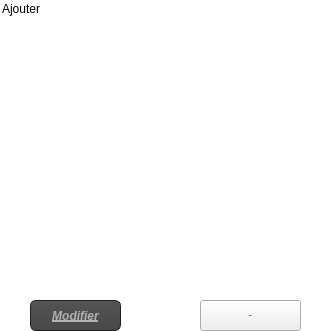
    <widget class="QGroupBox" name="groupBox_6">
     <property name="geometry">
      <rect>
       <x>10</x>
       <y>40</y>
       <width>331</width>
       <height>331</height>
      </rect>
     </property>
     <property name="styleSheet">
      <string notr="true">QGroupBox {
    background: transparent; /* Makes the background invisible */
    border: none; /* Removes the border */
}
</string>
     </property>
     <property name="title">
      <string>Ajouter</string>
     </property>
     <widget class="QLabel" name="label_id_2">
      <property name="geometry">
       <rect>
        <x>0</x>
        <y>30</y>
        <width>71</width>
        <height>21</height>
       </rect>
      </property>
      <property name="font">
       <font>
        <pointsize>11</pointsize>
        <weight>75</weight>
        <bold>true</bold>
       </font>
      </property>
      <property name="styleSheet">
       <string notr="true">QLabel {
    background: transparent; /* Makes the background invisible */
    border: none; /* Removes the border */
}
</string>
      </property>
      <property name="text">
       <string>&lt;html&gt;&lt;head/&gt;&lt;body&gt;&lt;p&gt;&lt;span style=&quot; text-decoration: underline; color:#ffffff;&quot;&gt;ID&lt;/span&gt;&lt;/p&gt;&lt;/body&gt;&lt;/html&gt;</string>
      </property>
     </widget>
     <widget class="QLabel" name="label_description">
      <property name="geometry">
       <rect>
        <x>0</x>
        <y>100</y>
        <width>111</width>
        <height>21</height>
       </rect>
      </property>
      <property name="font">
       <font>
        <pointsize>11</pointsize>
        <weight>75</weight>
        <bold>true</bold>
       </font>
      </property>
      <property name="styleSheet">
       <string notr="true">QLabel {
    background: transparent; /* Makes the background invisible */
    border: none; /* Removes the border */
}
</string>
      </property>
      <property name="text">
       <string>&lt;html&gt;&lt;head/&gt;&lt;body&gt;&lt;p&gt;&lt;span style=&quot; text-decoration: underline; color:#ffffff;&quot;&gt;Description&lt;/span&gt;&lt;/p&gt;&lt;/body&gt;&lt;/html&gt;</string>
      </property>
     </widget>
     <widget class="QLabel" name="label_nom_6">
      <property name="geometry">
       <rect>
        <x>0</x>
        <y>70</y>
        <width>71</width>
        <height>21</height>
       </rect>
      </property>
      <property name="font">
       <font>
        <pointsize>11</pointsize>
        <weight>75</weight>
        <bold>true</bold>
       </font>
      </property>
      <property name="styleSheet">
       <string notr="true">QLabel {
    background: transparent; /* Makes the background invisible */
    border: none; /* Removes the border */
}
</string>
      </property>
      <property name="text">
       <string>&lt;html&gt;&lt;head/&gt;&lt;body&gt;&lt;p&gt;&lt;span style=&quot; text-decoration: underline; color:#ffffff;&quot;&gt;Nom&lt;/span&gt;&lt;/p&gt;&lt;/body&gt;&lt;/html&gt;</string>
      </property>
     </widget>
     <widget class="QLineEdit" name="lineEdit_description">
      <property name="geometry">
       <rect>
        <x>120</x>
        <y>100</y>
        <width>161</width>
        <height>20</height>
       </rect>
      </property>
      <property name="styleSheet">
       <string notr="true">QLineEdit{
    background-color: white;
    box-shadow: 2px 0.5px 5px 1px inset black;
    border-radius: 5px;
    width: 70%;
    padding-right: 10px;
    padding-left: 10px;
    text-align: left;
    color: #000;
    font-size:inherit;
    font-family: Arial, Helvetica, sans-serif;  
    font-weight:normal;
    font-variant:normal;
}
QLineEdit::hover{  color: black ;
background-color:orange;}
QLineEdit::focus{  color: black ;
background-color:white;}</string>
      </property>
     </widget>
     <widget class="QLineEdit" name="lineEdit_nom_2">
      <property name="geometry">
       <rect>
        <x>120</x>
        <y>70</y>
        <width>113</width>
        <height>20</height>
       </rect>
      </property>
      <property name="styleSheet">
       <string notr="true">QLineEdit{
    background-color: white;
    box-shadow: 2px 0.5px 5px 1px inset black;
    border-radius: 5px;
    width: 70%;
    padding-right: 10px;
    padding-left: 10px;
    text-align: left;
    color: #000;
    font-size:inherit;
    font-family: Arial, Helvetica, sans-serif;  
    font-weight:normal;
    font-variant:normal;
}
QLineEdit::hover{  color: black ;
background-color:orange;}
QLineEdit::focus{  color: black ;
background-color:white;}</string>
      </property>
     </widget>
     <widget class="QLabel" name="label_prix">
      <property name="geometry">
       <rect>
        <x>0</x>
        <y>140</y>
        <width>81</width>
        <height>21</height>
       </rect>
      </property>
      <property name="font">
       <font>
        <pointsize>11</pointsize>
        <weight>75</weight>
        <bold>true</bold>
       </font>
      </property>
      <property name="styleSheet">
       <string notr="true">QLabel {
    background: transparent; /* Makes the background invisible */
    border: none; /* Removes the border */
}
</string>
      </property>
      <property name="text">
       <string>&lt;html&gt;&lt;head/&gt;&lt;body&gt;&lt;p&gt;&lt;span style=&quot; text-decoration: underline; color:#ffffff;&quot;&gt;Prix&lt;/span&gt;&lt;/p&gt;&lt;/body&gt;&lt;/html&gt;</string>
      </property>
     </widget>
     <widget class="QLineEdit" name="lineEdit_prix">
      <property name="geometry">
       <rect>
        <x>120</x>
        <y>140</y>
        <width>113</width>
        <height>20</height>
       </rect>
      </property>
      <property name="styleSheet">
       <string notr="true">QLineEdit{
    background-color: white;
    box-shadow: 2px 0.5px 5px 1px inset black;
    border-radius: 5px;
    width: 70%;
    padding-right: 10px;
    padding-left: 10px;
    text-align: left;
    color: #000;
    font-size:inherit;
    font-family: Arial, Helvetica, sans-serif;  
    font-weight:normal;
    font-variant:normal;
}
QLineEdit::hover{  color: black ;
background-color:orange;}
QLineEdit::focus{  color: black ;
background-color:white;}</string>
      </property>
     </widget>
     <widget class="QPushButton" name="pushButton_ajouter_2">
      <property name="geometry">
       <rect>
        <x>200</x>
        <y>300</y>
        <width>101</width>
        <height>31</height>
       </rect>
      </property>
      <property name="font">
       <font>
        <pointsize>-1</pointsize>
        <weight>75</weight>
        <bold>true</bold>
       </font>
      </property>
      <property name="styleSheet">
       <string notr="true">QToolTip
{
     border: 1px solid black;
     background-color: #ffa02f;
     padding: 1px;
     border-radius: 3px;
     opacity: 100;
}

QWidget
{
    color: #b1b1b1;
    background-color: #323232;
}

QWidget:item:hover
{
    background-color: QLinearGradient( x1: 0, y1: 0, x2: 0, y2: 1, stop: 0 #ffa02f, stop: 1 #ca0619);
    color: #000000;
}

QWidget:item:selected
{
    background-color: QLinearGradient( x1: 0, y1: 0, x2: 0, y2: 1, stop: 0 #ffa02f, stop: 1 #d7801a);
}

QMenuBar::item
{
    background: transparent;
}

QMenuBar::item:selected
{
    background: transparent;
    border: 1px solid #ffaa00;
}

QMenuBar::item:pressed
{
    background: #444;
    border: 1px solid #000;
    background-color: QLinearGradient(
        x1:0, y1:0,
        x2:0, y2:1,
        stop:1 #212121,
        stop:0.4 #343434/*,
        stop:0.2 #343434,
        stop:0.1 #ffaa00*/
    );
    margin-bottom:-1px;
    padding-bottom:1px;
}

QMenu
{
    border: 1px solid #000;
}

QMenu::item
{
    padding: 2px 20px 2px 20px;
}

QMenu::item:selected
{
    color: #000000;
}

QWidget:disabled
{
    color: #404040;
    background-color: #323232;
}

QAbstractItemView
{
    background-color: QLinearGradient( x1: 0, y1: 0, x2: 0, y2: 1, stop: 0 #4d4d4d, stop: 0.1 #646464, stop: 1 #5d5d5d);
}

QWidget:focus
{
    /*border: 2px solid QLinearGradient( x1: 0, y1: 0, x2: 0, y2: 1, stop: 0 #ffa02f, stop: 1 #d7801a);*/
}

QLineEdit
{
    background-color: QLinearGradient( x1: 0, y1: 0, x2: 0, y2: 1, stop: 0 #4d4d4d, stop: 0 #646464, stop: 1 #5d5d5d);
    padding: 1px;
    border-style: solid;
    border: 1px solid #1e1e1e;
    border-radius: 5;
}

QPushButton
{
    color: #b1b1b1;
    background-color: QLinearGradient( x1: 0, y1: 0, x2: 0, y2: 1, stop: 0 #565656, stop: 0.1 #525252, stop: 0.5 #4e4e4e, stop: 0.9 #4a4a4a, stop: 1 #464646);
    border-width: 1px;
    border-color: #1e1e1e;
    border-style: solid;
    border-radius: 6;
    padding: 3px;
    font-size: 12px;
    padding-left: 5px;
    padding-right: 5px;
}

QPushButton:pressed
{
    background-color: QLinearGradient( x1: 0, y1: 0, x2: 0, y2: 1, stop: 0 #2d2d2d, stop: 0.1 #2b2b2b, stop: 0.5 #292929, stop: 0.9 #282828, stop: 1 #252525);
}

QComboBox
{
    selection-background-color: #ffaa00;
    background-color: QLinearGradient( x1: 0, y1: 0, x2: 0, y2: 1, stop: 0 #565656, stop: 0.1 #525252, stop: 0.5 #4e4e4e, stop: 0.9 #4a4a4a, stop: 1 #464646);
    border-style: solid;
    border: 1px solid #1e1e1e;
    border-radius: 5;
}

QComboBox:hover,QPushButton:hover
{
    border: 2px solid QLinearGradient( x1: 0, y1: 0, x2: 0, y2: 1, stop: 0 #ffa02f, stop: 1 #d7801a);
}


QComboBox:on
{
    padding-top: 3px;
    padding-left: 4px;
    background-color: QLinearGradient( x1: 0, y1: 0, x2: 0, y2: 1, stop: 0 #2d2d2d, stop: 0.1 #2b2b2b, stop: 0.5 #292929, stop: 0.9 #282828, stop: 1 #252525);
    selection-background-color: #ffaa00;
}

QComboBox QAbstractItemView
{
    border: 2px solid darkgray;
    selection-background-color: QLinearGradient( x1: 0, y1: 0, x2: 0, y2: 1, stop: 0 #ffa02f, stop: 1 #d7801a);
}

QComboBox::drop-down
{
     subcontrol-origin: padding;
     subcontrol-position: top right;
     width: 15px;

     border-left-width: 0px;
     border-left-color: darkgray;
     border-left-style: solid; /* just a single line */
     border-top-right-radius: 3px; /* same radius as the QComboBox */
     border-bottom-right-radius: 3px;
 }

QComboBox::down-arrow
{
     image: url(:/down_arrow.png);
}

QGroupBox:focus
{
border: 2px solid QLinearGradient( x1: 0, y1: 0, x2: 0, y2: 1, stop: 0 #ffa02f, stop: 1 #d7801a);
}

QTextEdit:focus
{
    border: 2px solid QLinearGradient( x1: 0, y1: 0, x2: 0, y2: 1, stop: 0 #ffa02f, stop: 1 #d7801a);
}

QScrollBar:horizontal {
     border: 1px solid #222222;
     background: QLinearGradient( x1: 0, y1: 0, x2: 0, y2: 1, stop: 0.0 #121212, stop: 0.2 #282828, stop: 1 #484848);
     height: 7px;
     margin: 0px 16px 0 16px;
}

QScrollBar::handle:horizontal
{
      background: QLinearGradient( x1: 0, y1: 0, x2: 1, y2: 0, stop: 0 #ffa02f, stop: 0.5 #d7801a, stop: 1 #ffa02f);
      min-height: 20px;
      border-radius: 2px;
}

QScrollBar::add-line:horizontal {
      border: 1px solid #1b1b19;
      border-radius: 2px;
      background: QLinearGradient( x1: 0, y1: 0, x2: 1, y2: 0, stop: 0 #ffa02f, stop: 1 #d7801a);
      width: 14px;
      subcontrol-position: right;
      subcontrol-origin: margin;
}

QScrollBar::sub-line:horizontal {
      border: 1px solid #1b1b19;
      border-radius: 2px;
      background: QLinearGradient( x1: 0, y1: 0, x2: 1, y2: 0, stop: 0 #ffa02f, stop: 1 #d7801a);
      width: 14px;
     subcontrol-position: left;
     subcontrol-origin: margin;
}

QScrollBar::right-arrow:horizontal, QScrollBar::left-arrow:horizontal
{
      border: 1px solid black;
      width: 1px;
      height: 1px;
      background: white;
}

QScrollBar::add-page:horizontal, QScrollBar::sub-page:horizontal
{
      background: none;
}

QScrollBar:vertical
{
      background: QLinearGradient( x1: 0, y1: 0, x2: 1, y2: 0, stop: 0.0 #121212, stop: 0.2 #282828, stop: 1 #484848);
      width: 7px;
      margin: 16px 0 16px 0;
      border: 1px solid #222222;
}

QScrollBar::handle:vertical
{
      background: QLinearGradient( x1: 0, y1: 0, x2: 0, y2: 1, stop: 0 #ffa02f, stop: 0.5 #d7801a, stop: 1 #ffa02f);
      min-height: 20px;
      border-radius: 2px;
}

QScrollBar::add-line:vertical
{
      border: 1px solid #1b1b19;
      border-radius: 2px;
      background: QLinearGradient( x1: 0, y1: 0, x2: 0, y2: 1, stop: 0 #ffa02f, stop: 1 #d7801a);
      height: 14px;
      subcontrol-position: bottom;
      subcontrol-origin: margin;
}

QScrollBar::sub-line:vertical
{
      border: 1px solid #1b1b19;
      border-radius: 2px;
      background: QLinearGradient( x1: 0, y1: 0, x2: 0, y2: 1, stop: 0 #d7801a, stop: 1 #ffa02f);
      height: 14px;
      subcontrol-position: top;
      subcontrol-origin: margin;
}

QScrollBar::up-arrow:vertical, QScrollBar::down-arrow:vertical
{
      border: 1px solid black;
      width: 1px;
      height: 1px;
      background: white;
}


QScrollBar::add-page:vertical, QScrollBar::sub-page:vertical
{
      background: none;
}

QTextEdit
{
    background-color: #242424;
}

QPlainTextEdit
{
    background-color: #242424;
}

QHeaderView::section
{
    background-color: QLinearGradient(x1:0, y1:0, x2:0, y2:1, stop:0 #616161, stop: 0.5 #505050, stop: 0.6 #434343, stop:1 #656565);
    color: white;
    padding-left: 4px;
    border: 1px solid #6c6c6c;
}

QCheckBox:disabled
{
color: #414141;
}

QDockWidget::title
{
    text-align: center;
    spacing: 3px; /* spacing between items in the tool bar */
    background-color: QLinearGradient(x1:0, y1:0, x2:0, y2:1, stop:0 #323232, stop: 0.5 #242424, stop:1 #323232);
}

QDockWidget::close-button, QDockWidget::float-button
{
    text-align: center;
    spacing: 1px; /* spacing between items in the tool bar */
    background-color: QLinearGradient(x1:0, y1:0, x2:0, y2:1, stop:0 #323232, stop: 0.5 #242424, stop:1 #323232);
}

QDockWidget::close-button:hover, QDockWidget::float-button:hover
{
    background: #242424;
}

QDockWidget::close-button:pressed, QDockWidget::float-button:pressed
{
    padding: 1px -1px -1px 1px;
}

QMainWindow::separator
{
    background-color: QLinearGradient(x1:0, y1:0, x2:0, y2:1, stop:0 #161616, stop: 0.5 #151515, stop: 0.6 #212121, stop:1 #343434);
    color: white;
    padding-left: 4px;
    border: 1px solid #4c4c4c;
    spacing: 3px; /* spacing between items in the tool bar */
}

QMainWindow::separator:hover
{

    background-color: QLinearGradient(x1:0, y1:0, x2:0, y2:1, stop:0 #d7801a, stop:0.5 #b56c17 stop:1 #ffa02f);
    color: white;
    padding-left: 4px;
    border: 1px solid #6c6c6c;
    spacing: 3px; /* spacing between items in the tool bar */
}

QToolBar::handle
{
     spacing: 3px; /* spacing between items in the tool bar */
     background: url(C:\Users\hp\Downloads\Atelier_Connexion\Atelier_Connexion\image);
}

QMenu::separator
{
    height: 2px;
    background-color: QLinearGradient(x1:0, y1:0, x2:0, y2:1, stop:0 #161616, stop: 0.5 #151515, stop: 0.6 #212121, stop:1 #343434);
    color: white;
    padding-left: 4px;
    margin-left: 10px;
    margin-right: 5px;
}

QProgressBar
{
    border: 2px solid grey;
    border-radius: 5px;
    text-align: center;
}

QProgressBar::chunk
{
    background-color: #d7801a;
    width: 2.15px;
    margin: 0.5px;
}

QTabBar::tab {
    color: #b1b1b1;
    border: 1px solid #444;
    border-bottom-style: none;
    background-color: #323232;
    padding-left: 10px;
    padding-right: 10px;
    padding-top: 3px;
    padding-bottom: 2px;
    margin-right: -1px;
}

QTabWidget::pane {
    border: 1px solid #444;
    top: 1px;
}

QTabBar::tab:last
{
    margin-right: 0; /* the last selected tab has nothing to overlap with on the right */
    border-top-right-radius: 3px;
}

QTabBar::tab:first:!selected
{
 margin-left: 0px; /* the last selected tab has nothing to overlap with on the right */


    border-top-left-radius: 3px;
}

QTabBar::tab:!selected
{
    color: #b1b1b1;
    border-bottom-style: solid;
    margin-top: 3px;
    background-color: QLinearGradient(x1:0, y1:0, x2:0, y2:1, stop:1 #212121, stop:.4 #343434);
}

QTabBar::tab:selected
{
    border-top-left-radius: 3px;
    border-top-right-radius: 3px;
    margin-bottom: 0px;
}

QTabBar::tab:!selected:hover
{
    /*border-top: 2px solid #ffaa00;
    padding-bottom: 3px;*/
    border-top-left-radius: 3px;
    border-top-right-radius: 3px;
    background-color: QLinearGradient(x1:0, y1:0, x2:0, y2:1, stop:1 #212121, stop:0.4 #343434, stop:0.2 #343434, stop:0.1 #ffaa00);
}

QRadioButton::indicator:checked, QRadioButton::indicator:unchecked{
    color: #b1b1b1;
    background-color: #323232;
    border: 1px solid #b1b1b1;
    border-radius: 6px;
}

QRadioButton::indicator:checked
{
    background-color: qradialgradient(
        cx: 0.5, cy: 0.5,
        fx: 0.5, fy: 0.5,
        radius: 1.0,
        stop: 0.25 #ffaa00,
        stop: 0.3 #323232
    );
}

QCheckBox::indicator{
    color: #b1b1b1;
    background-color: #323232;
    border: 1px solid #b1b1b1;
    width: 9px;
    height: 9px;
}

QRadioButton::indicator
{
    border-radius: 6px;
}

QRadioButton::indicator:hover, QCheckBox::indicator:hover
{
    border: 1px solid #ffaa00;
}

QCheckBox::indicator:checked
{
    image:url(:/images/checkbox.png);
}

QCheckBox::indicator:disabled, QRadioButton::indicator:disabled
{
    border: 1px solid #444;
}</string>
      </property>
      <property name="text">
       <string>Ajouter</string>
      </property>
     </widget>
     <widget class="QPushButton" name="pushButton_update_2">
      <property name="geometry">
       <rect>
        <x>30</x>
        <y>300</y>
        <width>91</width>
        <height>31</height>
       </rect>
      </property>
      <property name="font">
       <font>
        <pointsize>-1</pointsize>
        <weight>75</weight>
        <italic>true</italic>
        <bold>true</bold>
        <underline>true</underline>
        <strikeout>false</strikeout>
       </font>
      </property>
      <property name="styleSheet">
       <string notr="true">QToolTip
{
     border: 1px solid black;
     background-color: #ffa02f;
     padding: 1px;
     border-radius: 3px;
     opacity: 100;
}

QWidget
{
    color: #b1b1b1;
    background-color: #323232;
}

QWidget:item:hover
{
    background-color: QLinearGradient( x1: 0, y1: 0, x2: 0, y2: 1, stop: 0 #ffa02f, stop: 1 #ca0619);
    color: #000000;
}

QWidget:item:selected
{
    background-color: QLinearGradient( x1: 0, y1: 0, x2: 0, y2: 1, stop: 0 #ffa02f, stop: 1 #d7801a);
}

QMenuBar::item
{
    background: transparent;
}

QMenuBar::item:selected
{
    background: transparent;
    border: 1px solid #ffaa00;
}

QMenuBar::item:pressed
{
    background: #444;
    border: 1px solid #000;
    background-color: QLinearGradient(
        x1:0, y1:0,
        x2:0, y2:1,
        stop:1 #212121,
        stop:0.4 #343434/*,
        stop:0.2 #343434,
        stop:0.1 #ffaa00*/
    );
    margin-bottom:-1px;
    padding-bottom:1px;
}

QMenu
{
    border: 1px solid #000;
}

QMenu::item
{
    padding: 2px 20px 2px 20px;
}

QMenu::item:selected
{
    color: #000000;
}

QWidget:disabled
{
    color: #404040;
    background-color: #323232;
}

QAbstractItemView
{
    background-color: QLinearGradient( x1: 0, y1: 0, x2: 0, y2: 1, stop: 0 #4d4d4d, stop: 0.1 #646464, stop: 1 #5d5d5d);
}

QWidget:focus
{
    /*border: 2px solid QLinearGradient( x1: 0, y1: 0, x2: 0, y2: 1, stop: 0 #ffa02f, stop: 1 #d7801a);*/
}

QLineEdit
{
    background-color: QLinearGradient( x1: 0, y1: 0, x2: 0, y2: 1, stop: 0 #4d4d4d, stop: 0 #646464, stop: 1 #5d5d5d);
    padding: 1px;
    border-style: solid;
    border: 1px solid #1e1e1e;
    border-radius: 5;
}

QPushButton
{
    color: #b1b1b1;
    background-color: QLinearGradient( x1: 0, y1: 0, x2: 0, y2: 1, stop: 0 #565656, stop: 0.1 #525252, stop: 0.5 #4e4e4e, stop: 0.9 #4a4a4a, stop: 1 #464646);
    border-width: 1px;
    border-color: #1e1e1e;
    border-style: solid;
    border-radius: 6;
    padding: 3px;
    font-size: 12px;
    padding-left: 5px;
    padding-right: 5px;
}

QPushButton:pressed
{
    background-color: QLinearGradient( x1: 0, y1: 0, x2: 0, y2: 1, stop: 0 #2d2d2d, stop: 0.1 #2b2b2b, stop: 0.5 #292929, stop: 0.9 #282828, stop: 1 #252525);
}

QComboBox
{
    selection-background-color: #ffaa00;
    background-color: QLinearGradient( x1: 0, y1: 0, x2: 0, y2: 1, stop: 0 #565656, stop: 0.1 #525252, stop: 0.5 #4e4e4e, stop: 0.9 #4a4a4a, stop: 1 #464646);
    border-style: solid;
    border: 1px solid #1e1e1e;
    border-radius: 5;
}

QComboBox:hover,QPushButton:hover
{
    border: 2px solid QLinearGradient( x1: 0, y1: 0, x2: 0, y2: 1, stop: 0 #ffa02f, stop: 1 #d7801a);
}


QComboBox:on
{
    padding-top: 3px;
    padding-left: 4px;
    background-color: QLinearGradient( x1: 0, y1: 0, x2: 0, y2: 1, stop: 0 #2d2d2d, stop: 0.1 #2b2b2b, stop: 0.5 #292929, stop: 0.9 #282828, stop: 1 #252525);
    selection-background-color: #ffaa00;
}

QComboBox QAbstractItemView
{
    border: 2px solid darkgray;
    selection-background-color: QLinearGradient( x1: 0, y1: 0, x2: 0, y2: 1, stop: 0 #ffa02f, stop: 1 #d7801a);
}

QComboBox::drop-down
{
     subcontrol-origin: padding;
     subcontrol-position: top right;
     width: 15px;

     border-left-width: 0px;
     border-left-color: darkgray;
     border-left-style: solid; /* just a single line */
     border-top-right-radius: 3px; /* same radius as the QComboBox */
     border-bottom-right-radius: 3px;
 }

QComboBox::down-arrow
{
     image: url(:/down_arrow.png);
}

QGroupBox:focus
{
border: 2px solid QLinearGradient( x1: 0, y1: 0, x2: 0, y2: 1, stop: 0 #ffa02f, stop: 1 #d7801a);
}

QTextEdit:focus
{
    border: 2px solid QLinearGradient( x1: 0, y1: 0, x2: 0, y2: 1, stop: 0 #ffa02f, stop: 1 #d7801a);
}

QScrollBar:horizontal {
     border: 1px solid #222222;
     background: QLinearGradient( x1: 0, y1: 0, x2: 0, y2: 1, stop: 0.0 #121212, stop: 0.2 #282828, stop: 1 #484848);
     height: 7px;
     margin: 0px 16px 0 16px;
}

QScrollBar::handle:horizontal
{
      background: QLinearGradient( x1: 0, y1: 0, x2: 1, y2: 0, stop: 0 #ffa02f, stop: 0.5 #d7801a, stop: 1 #ffa02f);
      min-height: 20px;
      border-radius: 2px;
}

QScrollBar::add-line:horizontal {
      border: 1px solid #1b1b19;
      border-radius: 2px;
      background: QLinearGradient( x1: 0, y1: 0, x2: 1, y2: 0, stop: 0 #ffa02f, stop: 1 #d7801a);
      width: 14px;
      subcontrol-position: right;
      subcontrol-origin: margin;
}

QScrollBar::sub-line:horizontal {
      border: 1px solid #1b1b19;
      border-radius: 2px;
      background: QLinearGradient( x1: 0, y1: 0, x2: 1, y2: 0, stop: 0 #ffa02f, stop: 1 #d7801a);
      width: 14px;
     subcontrol-position: left;
     subcontrol-origin: margin;
}

QScrollBar::right-arrow:horizontal, QScrollBar::left-arrow:horizontal
{
      border: 1px solid black;
      width: 1px;
      height: 1px;
      background: white;
}

QScrollBar::add-page:horizontal, QScrollBar::sub-page:horizontal
{
      background: none;
}

QScrollBar:vertical
{
      background: QLinearGradient( x1: 0, y1: 0, x2: 1, y2: 0, stop: 0.0 #121212, stop: 0.2 #282828, stop: 1 #484848);
      width: 7px;
      margin: 16px 0 16px 0;
      border: 1px solid #222222;
}

QScrollBar::handle:vertical
{
      background: QLinearGradient( x1: 0, y1: 0, x2: 0, y2: 1, stop: 0 #ffa02f, stop: 0.5 #d7801a, stop: 1 #ffa02f);
      min-height: 20px;
      border-radius: 2px;
}

QScrollBar::add-line:vertical
{
      border: 1px solid #1b1b19;
      border-radius: 2px;
      background: QLinearGradient( x1: 0, y1: 0, x2: 0, y2: 1, stop: 0 #ffa02f, stop: 1 #d7801a);
      height: 14px;
      subcontrol-position: bottom;
      subcontrol-origin: margin;
}

QScrollBar::sub-line:vertical
{
      border: 1px solid #1b1b19;
      border-radius: 2px;
      background: QLinearGradient( x1: 0, y1: 0, x2: 0, y2: 1, stop: 0 #d7801a, stop: 1 #ffa02f);
      height: 14px;
      subcontrol-position: top;
      subcontrol-origin: margin;
}

QScrollBar::up-arrow:vertical, QScrollBar::down-arrow:vertical
{
      border: 1px solid black;
      width: 1px;
      height: 1px;
      background: white;
}


QScrollBar::add-page:vertical, QScrollBar::sub-page:vertical
{
      background: none;
}

QTextEdit
{
    background-color: #242424;
}

QPlainTextEdit
{
    background-color: #242424;
}

QHeaderView::section
{
    background-color: QLinearGradient(x1:0, y1:0, x2:0, y2:1, stop:0 #616161, stop: 0.5 #505050, stop: 0.6 #434343, stop:1 #656565);
    color: white;
    padding-left: 4px;
    border: 1px solid #6c6c6c;
}

QCheckBox:disabled
{
color: #414141;
}

QDockWidget::title
{
    text-align: center;
    spacing: 3px; /* spacing between items in the tool bar */
    background-color: QLinearGradient(x1:0, y1:0, x2:0, y2:1, stop:0 #323232, stop: 0.5 #242424, stop:1 #323232);
}

QDockWidget::close-button, QDockWidget::float-button
{
    text-align: center;
    spacing: 1px; /* spacing between items in the tool bar */
    background-color: QLinearGradient(x1:0, y1:0, x2:0, y2:1, stop:0 #323232, stop: 0.5 #242424, stop:1 #323232);
}

QDockWidget::close-button:hover, QDockWidget::float-button:hover
{
    background: #242424;
}

QDockWidget::close-button:pressed, QDockWidget::float-button:pressed
{
    padding: 1px -1px -1px 1px;
}

QMainWindow::separator
{
    background-color: QLinearGradient(x1:0, y1:0, x2:0, y2:1, stop:0 #161616, stop: 0.5 #151515, stop: 0.6 #212121, stop:1 #343434);
    color: white;
    padding-left: 4px;
    border: 1px solid #4c4c4c;
    spacing: 3px; /* spacing between items in the tool bar */
}

QMainWindow::separator:hover
{

    background-color: QLinearGradient(x1:0, y1:0, x2:0, y2:1, stop:0 #d7801a, stop:0.5 #b56c17 stop:1 #ffa02f);
    color: white;
    padding-left: 4px;
    border: 1px solid #6c6c6c;
    spacing: 3px; /* spacing between items in the tool bar */
}

QToolBar::handle
{
     spacing: 3px; /* spacing between items in the tool bar */
     background: url(:/images/handle.png);
}

QMenu::separator
{
    height: 2px;
    background-color: QLinearGradient(x1:0, y1:0, x2:0, y2:1, stop:0 #161616, stop: 0.5 #151515, stop: 0.6 #212121, stop:1 #343434);
    color: white;
    padding-left: 4px;
    margin-left: 10px;
    margin-right: 5px;
}

QProgressBar
{
    border: 2px solid grey;
    border-radius: 5px;
    text-align: center;
}

QProgressBar::chunk
{
    background-color: #d7801a;
    width: 2.15px;
    margin: 0.5px;
}

QTabBar::tab {
    color: #b1b1b1;
    border: 1px solid #444;
    border-bottom-style: none;
    background-color: #323232;
    padding-left: 10px;
    padding-right: 10px;
    padding-top: 3px;
    padding-bottom: 2px;
    margin-right: -1px;
}

QTabWidget::pane {
    border: 1px solid #444;
    top: 1px;
}

QTabBar::tab:last
{
    margin-right: 0; /* the last selected tab has nothing to overlap with on the right */
    border-top-right-radius: 3px;
}

QTabBar::tab:first:!selected
{
 margin-left: 0px; /* the last selected tab has nothing to overlap with on the right */


    border-top-left-radius: 3px;
}

QTabBar::tab:!selected
{
    color: #b1b1b1;
    border-bottom-style: solid;
    margin-top: 3px;
    background-color: QLinearGradient(x1:0, y1:0, x2:0, y2:1, stop:1 #212121, stop:.4 #343434);
}

QTabBar::tab:selected
{
    border-top-left-radius: 3px;
    border-top-right-radius: 3px;
    margin-bottom: 0px;
}

QTabBar::tab:!selected:hover
{
    /*border-top: 2px solid #ffaa00;
    padding-bottom: 3px;*/
    border-top-left-radius: 3px;
    border-top-right-radius: 3px;
    background-color: QLinearGradient(x1:0, y1:0, x2:0, y2:1, stop:1 #212121, stop:0.4 #343434, stop:0.2 #343434, stop:0.1 #ffaa00);
}

QRadioButton::indicator:checked, QRadioButton::indicator:unchecked{
    color: #b1b1b1;
    background-color: #323232;
    border: 1px solid #b1b1b1;
    border-radius: 6px;
}

QRadioButton::indicator:checked
{
    background-color: qradialgradient(
        cx: 0.5, cy: 0.5,
        fx: 0.5, fy: 0.5,
        radius: 1.0,
        stop: 0.25 #ffaa00,
        stop: 0.3 #323232
    );
}

QCheckBox::indicator{
    color: #b1b1b1;
    background-color: #323232;
    border: 1px solid #b1b1b1;
    width: 9px;
    height: 9px;
}

QRadioButton::indicator
{
    border-radius: 6px;
}

QRadioButton::indicator:hover, QCheckBox::indicator:hover
{
    border: 1px solid #ffaa00;
}

QCheckBox::indicator:checked
{
    image:url(:/images/checkbox.png);
}

QCheckBox::indicator:disabled, QRadioButton::indicator:disabled
{
    border: 1px solid #444;
}</string>
      </property>
      <property name="text">
       <string>Modifier</string>
      </property>
     </widget>
     <widget class="QLineEdit" name="lineEdit_id_2">
      <property name="geometry">
       <rect>
        <x>120</x>
        <y>30</y>
        <width>91</width>
        <height>21</height>
       </rect>
      </property>
      <property name="styleSheet">
       <string notr="true">QLineEdit{
    background-color: white;
    box-shadow: 2px 0.5px 5px 1px inset black;
    border-radius: 5px;
    width: 70%;
    padding-right: 10px;
    padding-left: 10px;
    text-align: left;
    color: #000;
    font-size:inherit;
    font-family: Arial, Helvetica, sans-serif;  
    font-weight:normal;
    font-variant:normal;
}
QLineEdit::hover{  color: black ;
background-color:orange;}
QLineEdit::focus{  color: black ;
background-color:white;}</string>
      </property>
     </widget>
     <widget class="QLineEdit" name="lineEdit_duree">
      <property name="geometry">
       <rect>
        <x>120</x>
        <y>180</y>
        <width>113</width>
        <height>20</height>
       </rect>
      </property>
      <property name="styleSheet">
       <string notr="true">QLineEdit{
    background-color: white;
    box-shadow: 2px 0.5px 5px 1px inset black;
    border-radius: 5px;
    width: 70%;
    padding-right: 10px;
    padding-left: 10px;
    text-align: left;
    color: #000;
    font-size:inherit;
    font-family: Arial, Helvetica, sans-serif;  
    font-weight:normal;
    font-variant:normal;
}
QLineEdit::hover{  color: black ;
background-color:orange;}
QLineEdit::focus{  color: black ;
background-color:white;}</string>
      </property>
     </widget>
     <widget class="QLineEdit" name="lineEdit_equipement">
      <property name="geometry">
       <rect>
        <x>120</x>
        <y>220</y>
        <width>113</width>
        <height>20</height>
       </rect>
      </property>
      <property name="styleSheet">
       <string notr="true">QLineEdit{
    background-color: white;
    box-shadow: 2px 0.5px 5px 1px inset black;
    border-radius: 5px;
    width: 70%;
    padding-right: 10px;
    padding-left: 10px;
    text-align: left;
    color: #000;
    font-size:inherit;
    font-family: Arial, Helvetica, sans-serif;  
    font-weight:normal;
    font-variant:normal;
}
QLineEdit::hover{  color: black ;
background-color:orange;}
QLineEdit::focus{  color: black ;
background-color:white;}</string>
      </property>
     </widget>
     <widget class="QLineEdit" name="lineEdit_employee">
      <property name="geometry">
       <rect>
        <x>120</x>
        <y>260</y>
        <width>113</width>
        <height>20</height>
       </rect>
      </property>
      <property name="styleSheet">
       <string notr="true">QLineEdit{
    background-color: white;
    box-shadow: 2px 0.5px 5px 1px inset black;
    border-radius: 5px;
    width: 70%;
    padding-right: 10px;
    padding-left: 10px;
    text-align: left;
    color: #000;
    font-size:inherit;
    font-family: Arial, Helvetica, sans-serif;  
    font-weight:normal;
    font-variant:normal;
}
QLineEdit::hover{  color: black ;
background-color:orange;}
QLineEdit::focus{  color: black ;
background-color:white;}</string>
      </property>
     </widget>
     <widget class="QLabel" name="label_duree">
      <property name="geometry">
       <rect>
        <x>0</x>
        <y>180</y>
        <width>81</width>
        <height>21</height>
       </rect>
      </property>
      <property name="font">
       <font>
        <pointsize>11</pointsize>
        <weight>75</weight>
        <bold>true</bold>
       </font>
      </property>
      <property name="styleSheet">
       <string notr="true">QLabel {
    background: transparent; /* Makes the background invisible */
    border: none; /* Removes the border */
}
</string>
      </property>
      <property name="text">
       <string>&lt;html&gt;&lt;head/&gt;&lt;body&gt;&lt;p&gt;&lt;span style=&quot; text-decoration: underline; color:#ffffff;&quot;&gt;Durée&lt;/span&gt;&lt;/p&gt;&lt;/body&gt;&lt;/html&gt;</string>
      </property>
     </widget>
     <widget class="QLabel" name="label_equipement">
      <property name="geometry">
       <rect>
        <x>0</x>
        <y>220</y>
        <width>111</width>
        <height>21</height>
       </rect>
      </property>
      <property name="font">
       <font>
        <pointsize>11</pointsize>
        <weight>75</weight>
        <bold>true</bold>
       </font>
      </property>
      <property name="styleSheet">
       <string notr="true">QLabel {
    background: transparent; /* Makes the background invisible */
    border: none; /* Removes the border */
}
</string>
      </property>
      <property name="text">
       <string>&lt;html&gt;&lt;head/&gt;&lt;body&gt;&lt;p&gt;&lt;span style=&quot; text-decoration: underline; color:#ffffff;&quot;&gt;Equipement&lt;/span&gt;&lt;/p&gt;&lt;/body&gt;&lt;/html&gt;</string>
      </property>
     </widget>
     <widget class="QLabel" name="label_employee">
      <property name="geometry">
       <rect>
        <x>0</x>
        <y>260</y>
        <width>101</width>
        <height>21</height>
       </rect>
      </property>
      <property name="font">
       <font>
        <pointsize>11</pointsize>
        <weight>75</weight>
        <bold>true</bold>
       </font>
      </property>
      <property name="styleSheet">
       <string notr="true">QLabel {
    background: transparent; /* Makes the background invisible */
    border: none; /* Removes the border */
}
</string>
      </property>
      <property name="text">
       <string>&lt;html&gt;&lt;head/&gt;&lt;body&gt;&lt;p&gt;&lt;span style=&quot; text-decoration: underline; color:#ffffff;&quot;&gt;Employee&lt;/span&gt;&lt;/p&gt;&lt;/body&gt;&lt;/html&gt;</string>
      </property>
     </widget>
    </widget>
